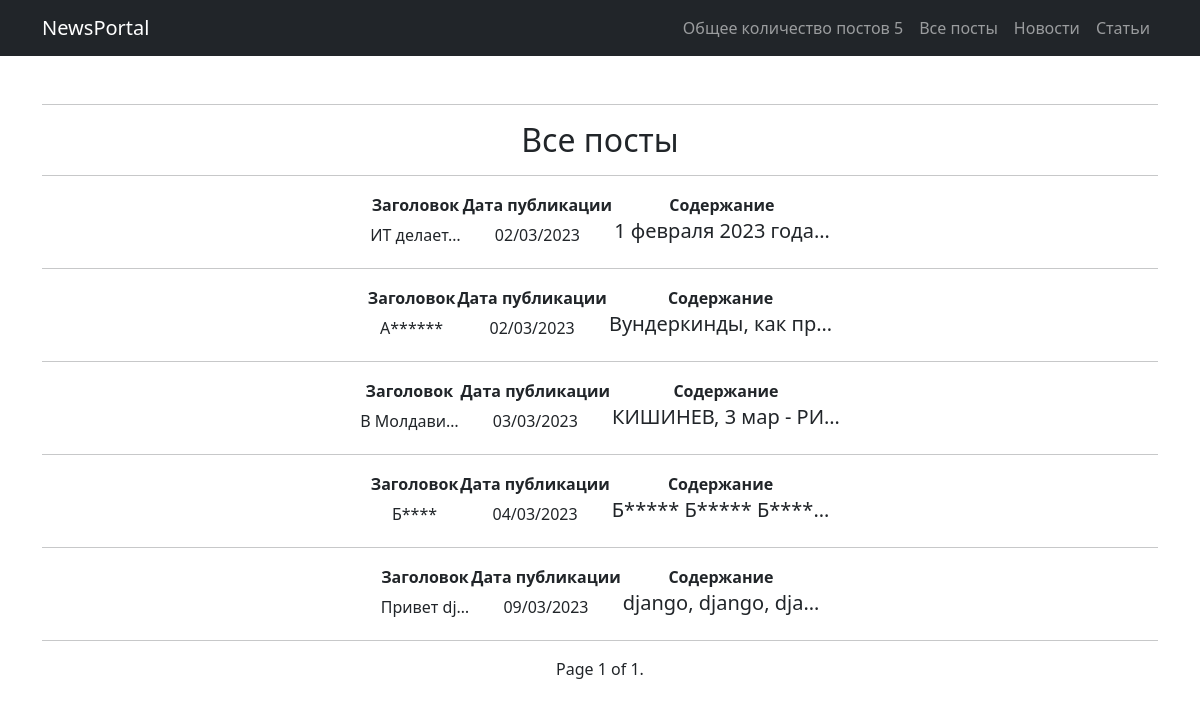
Screenshot of /portal/ with the database file from the repository.
### news/models.py (models this page shows, shortened)
class Post(models.Model):
    article = 'AT'
    news = 'NW'
    TYPE = [(article, 'Статья'), (news, 'Новость')]
    many_author = models.ForeignKey(Author, on_delete=models.CASCADE)
    article_or_news = models.CharField(max_length=2, choices=TYPE, default=article)
    datetime = models.DateTimeField(auto_now_add=True)
    many_category = models.ManyToManyField(Category, through="PostCategory")
    header = models.CharField(max_length=150)
    text = models.TextField()
    rating = models.SmallIntegerField(default=0)

### news/views.py (the view)
# urls.py: path('portal/', AllPost.as_view(), name="allpost"),
class AllPost(ListView):
    model = Post
    ordering = 'datetime'
    template_name = 'flatpages/all_post.html'
    context_object_name = 'ALL'
    paginate_by = 10

### news/templatetags/custom_filter1.py (called while the page is built)
@register.filter()
def length(words):
    return f"{len(words)}"

### news/templatetags/custom_filter2.py (called while the page is built)
@register.filter()
def post_time(date):
    return date.strftime("%d/%m/%Y")

### news/templatetags/custom_filter3.py (called while the page is built)
@register.filter()
def censor(value):
    finder = value.split()
    for _ in finder:
        if isinstance(_, str):
            if _.lower().replace(".", "").replace(",", "").replace(";", "").replace(":", "") in censor_words:
                finder[finder.index(_)] = (_[0] + len(_[1:]) * "*")
            else:
                continue
        else:
            continue
    return " ".join(finder)

### templates/flatpages/all_post.html (shortened to what this page needs)
{% extends 'flatpages/index.html' %}
{% load custom_filter1 %}
{% load custom_filter2 %}
{% load custom_filter3 %}
{% load custom_tags %}
{% block allpost %}
    {{ALL|length}}
{% endblock allpost %}
{% block content %}
    <hr>
    <h2>Все посты</h2>
    <hr>
    {% if ALL %}
        {% for info in ALL %}
                <table class="editorDemoTable" style="margin-left: auto; margin-right: auto;">
                    <tbody>
                        <tr>
                            <td><strong>Заголовок</strong></td>
                            <td><strong>Дата публикации</strong></td>
                            <td><strong>Содержание</strong></td>
                        </tr>
                        <tr>
                            <td>{{ info.header|censor|truncatechars:10 }}</td>
                            <td>{{ info.datetime|post_time }}</td>
                            <td><h5>{{ info.text|censor|truncatechars:20 }}</h5></td>
                        </tr>
                    </tbody>
                </table>
                <hr>
        {% endfor %}
    {% else %}
        <h2>Постов нет (👉ﾟヮﾟ)👉</h2>
    {% endif %}
    <span class="current">
        Page {{ page_obj.number }} of {{ page_obj.paginator.num_pages }}.
    </span>
{% endblock content %}

### templates/flatpages/index.html (shortened to what this page needs)
<!DOCTYPE html>
<html lang="en">
    <head>
        {% load static %}
        <link href="{% static 'css/styles.css' %}" rel="stylesheet" />
    </head>
    <body>
        <nav class="navbar navbar-expand-lg navbar-dark bg-dark">
            <div class="container">
                <a class="navbar-brand" href="/portal/">NewsPortal</a>
                <div class="collapse navbar-collapse" id="navbarSupportedContent">
                    <ul class="navbar-nav ms-auto mb-2 mb-lg-0">
                        <li class="nav-item"><a class="nav-link" href="/portal/">Общее количество постов {% block allpost %} {% endblock allpost %}</a></li>
                        <li class="nav-item"><a class="nav-link" href="/portal/">Все посты</a></li>
                        <li class="nav-item"><a class="nav-link" href="/news/">Новости</a></li>
                        <li class="nav-item"><a class="nav-link" href="/articles/">Статьи</a></li>
                    </ul>
                </div>
            </div>
        </nav>
        <div class="container">
            <div class="text-center mt-5">
                {% block content %}
                {% endblock content %}
            </div>
        </div>
    </body>
</html>

### rows the page displays
Post: header|censor "ИТ делает…", datetime|post_time "02/03/2023", text|censor "1 февраля 2023 года…"
Post: header|censor "А******", datetime|post_time "02/03/2023", text|censor "Вундеркинды, как пр…"
Post: header|censor "В Молдави…", datetime|post_time "03/03/2023", text|censor "КИШИНЕВ, 3 мар - РИ…"
Post: header|censor "Б****", datetime|post_time "04/03/2023", text|censor "Б***** Б***** Б****…"
Post: header|censor "Привет dj…", datetime|post_time "09/03/2023", text|censor "django, django, dja…"

### other values shown
{{ ALL|length }} "5"
{{ page_obj.number }} "1"
{{ page_obj.paginator.num_pages }} "1"
